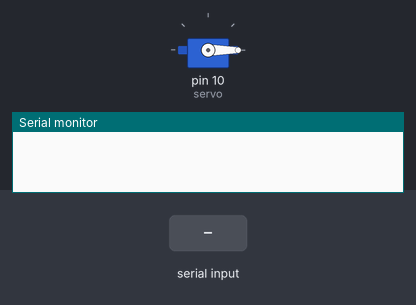
This sketch was run on a simulated Arduino Uno, built with avr-gcc and run on an emulated ATmega328P. Shown: servo, the last lines printed to the serial monitor. Inputs (shaded band) come from the test bench.

Above: at 1.2 s.
1.3 s: "1" received over the second serial link
At 2.6 s:
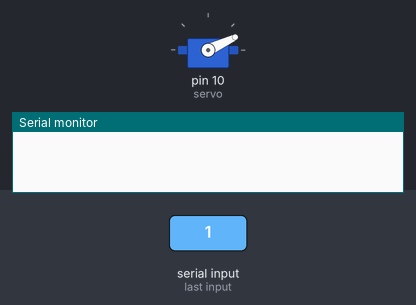
4.3 s: "0" received over the second serial link
At 6.8 s:
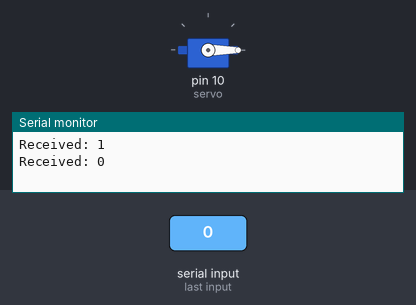
7.3 s: "2" received over the second serial link
At 9.1 s:
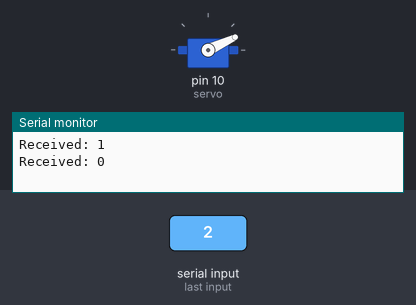
Timing chart, 0 to 10.8 s (numbered marks = the images above; inputs shaded):
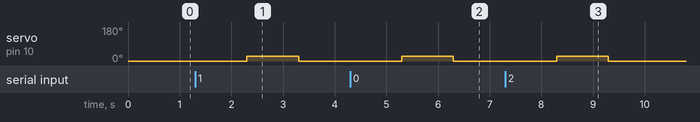

The sketch:

pillbox.ino
```cpp
#include <SoftwareSerial.h>
#include <Servo.h>

SoftwareSerial ardui(2,3);
Servo servo;

void setup() {
  servo.attach(10);
  servo.write(0);
  Serial.begin(9600);
  ardui.begin(115200);
}

void loop() {
//  Serial.println("im here");
//  servo.write(20);
//  delay(1000);
//  servo.write(0);
//  delay(10000);
  String text = "";
  while(ardui.available()>0){
    text = ardui.readString();
    servo.write(25);
    delay(1000);
    servo.write(0);
    Serial.println("Received: " + text);
    ardui.println("Message from ardui");
    }
}
```

Measured:
- after the input at 1.3 s, servo on pin 10 (servo): 0° → 25° after 1.0 s, → 0° 1.0 s later
- after the input at 4.3 s, servo on pin 10 (servo): 0° → 25° after 1.0 s, → 0° 1.0 s later
- after the input at 7.3 s, servo on pin 10 (servo): 0° → 25° after 1.0 s, → 0° 1.0 s later
